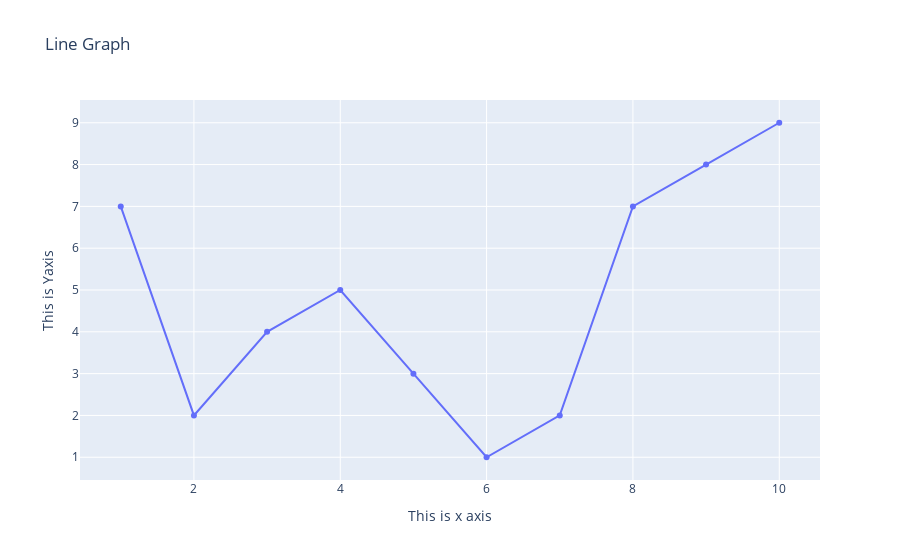

Notebook source saved alongside this figure:
### Code cell
# adding titles

fig = go.Figure(go.Scatter(x=x,y=y))
fig.update_layout(title = 'Line Graph', xaxis_title = 'This is x axis', yaxis_title ='This is Yaxis')

fig.show()

### Figure 1 — Plotly figure (JSON) as saved in the notebook; plotly's stock layout.template omitted (floating-point values rounded to 4 significant figures)
{"data": [{"type": "scatter", "x": [1, 2, 3, 4, 5, 6, 7, 8, 9, 10], "y": [7, 2, 4, 5, 3, 1, 2, 7, 8, 9]}], "layout": {"autosize": true, "title": {"text": "Line Graph"}, "xaxis": {"autorange": true, "range": [0.4549, 10.55], "title": {"text": "This is x axis"}, "type": "linear"}, "yaxis": {"autorange": true, "range": [0.3398, 9.66], "title": {"text": "This is Yaxis"}, "type": "linear"}}}
